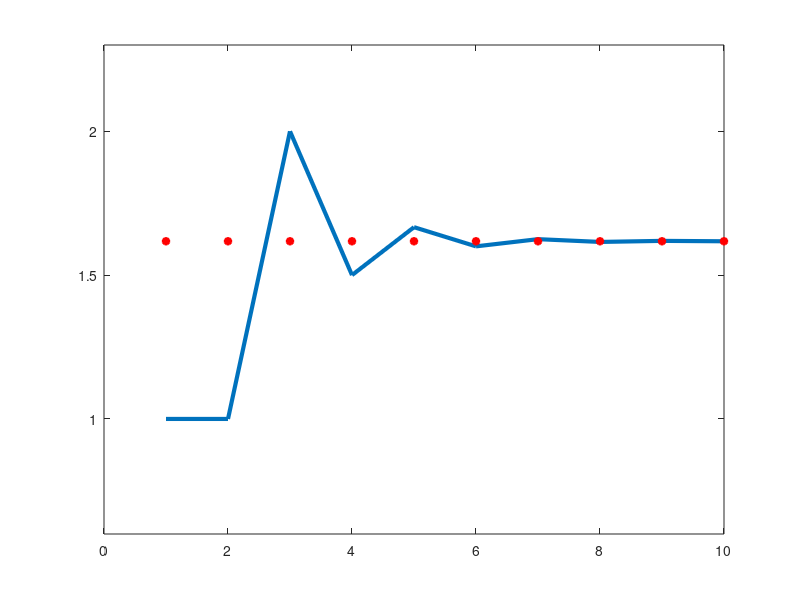

This figure's MATLAB source:
%% Golden Ratio Approximation
% Initialize a vector to hold the Fibonacci numbers
F = zeros(10,1)

% Input the first two Fibonacci numbers 
F(1) = 1; 
F(2) = 1;

% The following loop uses a recursive relation to calculate the
% reamining 8 Fibonacci numbers we need to find.
for i = 3:10
    F(i) = F(i-1) + F(i-2);
end

% Here we create a function handle for
% the fact that the golden ratio is approximated 
% by computing the ratio of successive Fibonacci 
% numbers given as... 
ri = @(Fi, Fim1) Fi/Fim1; 

% Initialize a vector to hold the ratios for
% the Fibonacci numbers.
r = zeros(10, 1);

% Given
r(1) = 1;

% Computing the ratios using a for loop
for i = 2:10
    r(i) = ri(F(i), F(i-1));
end

x = linspace(1, 10, 10);

plot(x, r, 'LineWidth', 3)
hold on

plot (x, r(length(r)), 'r*', 'LineWidth', 2)

ylim([0.6, 2.3])
hold off
